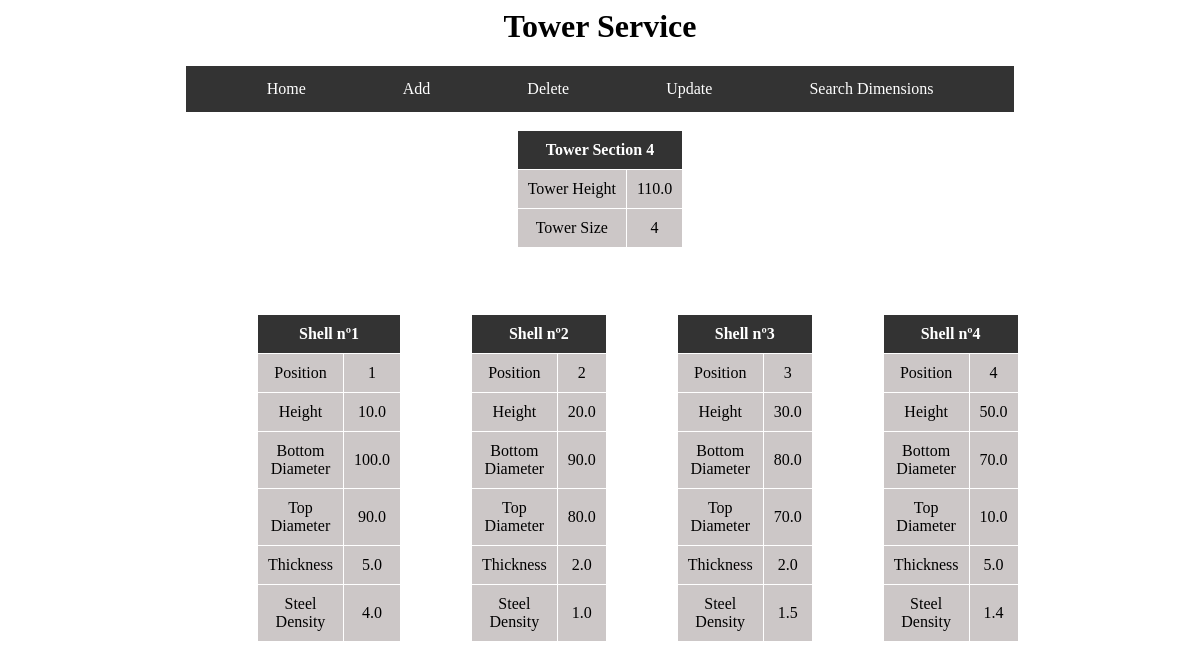
/tower/4, run on the app's committed database.
### tables this page shows
CREATE TABLE shell (
    shell_id INTEGER PRIMARY KEY,
    position INTEGER,
    height REAL,
    bottom_diameter REAL,
    top_diameter REAL,
    thickness REAL,
    steel_density REAL,
    shell_tower_id INTEGER,
    FOREIGN KEY(shell_tower_id) REFERENCES tower (tower_id)
);

### app.py (the view)
@app.route('/tower/<int:tower_id>')
def tower(tower_id):
    db_cursor = get_db()
    db_cursor.execute(f"SELECT * FROM shell where \
                      shell.shell_tower_id = {tower_id}\
                          ORDER BY shell.position")
    data = db_cursor.fetchall()
    if len(data) < 1:
        flash("No tower found for that id")
        return redirect("/")
    num_shells = len(data)
    height = 0
    for shell in data:
        height += shell[2]
    return render_template("view.html", tower_data=data,
                           tower_size=num_shells, tower_height=height,
                           tower_id=tower_id)

### app.py (called while the page is built)
def get_db():
    database = getattr(g, '_database', None)
    if database is None:
        database = g._database = sqlite3.connect('tower_service.db')
        cursor = database.cursor()
    return cursor

@app.teardown_appcontext
def close_connection(exception):
    if exception:
        exit()
    database = getattr(g, '_database', None)
    if database is not None:
        database.close()

### templates/view.html (shortened to what this page needs)
<html lang="en">
    <head>
        <link rel="stylesheet" href="{{ url_for('static', filename='css/mystyle.css') }}">
    </head>
    <body>
        <div class="center">
            <h1>Tower Service</h1>
        </div>
        <ul>
            <li><a href="/">Home</a></li>
            <li><a href="/add">Add</a></li>
            <li><a href="/delete">Delete</a></li>
            <li><a href="/update">Update</a></li>
            <li><a href="/searchDimensions">Search Dimensions</a></li>
        </ul>
        <br>
        <div class="table-container">
            <table class="center styled-table">
                <th colspan=2>Tower Section {{tower_id}}</th>
                    <tr>
                        <td>Tower Height</td>
                        <td>{{tower_height}}</td>
                    </tr>
                    <tr>
                        <td>Tower Size</td>
                        <td>{{tower_size}}</td>
                    </tr>
            </table>
        </div>
        <br>
        <br>
        <div class="grid-container">
        {% for shell in tower_data %}
            <div class="grid-item table-container">
                <table class="center styled-table">
                    <th colspan=2>Shell nº{{shell[1]}}</th>
                    <tr>
                        <td>Position</td>
                        <td>{{shell[1]}}</td>
                    </tr>
                    <tr>
                        <td>Height</td>
                        <td>{{shell[2]}}</td>
                    </tr>
                    <tr>
                        <td>Bottom Diameter</td>
                        <td>{{shell[3]}}</td>
                    </tr>
                    <tr>
                        <td>Top Diameter</td>
                        <td>{{shell[4]}}</td>
                    </tr>
                    <tr>
                        <td>Thickness</td>
                        <td>{{shell[5]}}</td>
                    </tr>
                    <tr>
                        <td>Steel Density</td>
                        <td>{{shell[6]}}</td>
                    </tr>
                </table>
            </div>
        {% endfor %}
        </div>
    </body>
</html>

### static/css/mystyle.css (style rules this page uses)
.center { text-align: center; }
ul { list-style-type: none; margin: 0 15%; padding: 0; background-color: #333; display: flex; justify-content: space-evenly; }
li { float: left; }
li a { display: block; color: white; text-align: center; padding: 14px 16px; text-decoration: none; }
.grid-container { display: grid; grid-template-columns: repeat(4, 1fr); grid-gap: 10px; width: 63%; margin: 0 auto; }
.grid-item { padding: 10px; text-align: center; margin: 20px; }
a { color: inherit; text-decoration: none; }
.table-container { display: flex; justify-content: center; }
.styled-table { border-collapse: collapse; }
.styled-table th { background-color: #333; padding: 10px; border: 1px solid #ffffff; color: white; }
.styled-table tbody td { background-color: #ccc7c7; padding: 10px; border: 1px solid #ffffff; }

### data on the page
shell: position "1", height "10.0", bottom_diameter "100.0", top_diameter "90.0", thickness "5.0", steel_density "4.0"
shell: position "2", height "20.0", bottom_diameter "90.0", top_diameter "80.0", thickness "2.0", steel_density "1.0"
shell: position "3", height "30.0", bottom_diameter "80.0", top_diameter "70.0", thickness "2.0", steel_density "1.5"
shell: position "4", height "50.0", bottom_diameter "70.0", top_diameter "10.0", thickness "5.0", steel_density "1.4"

### other printed values
{{ tower_id }} "4"
{{ tower_height }} "110.0"
{{ tower_size }} "4"
